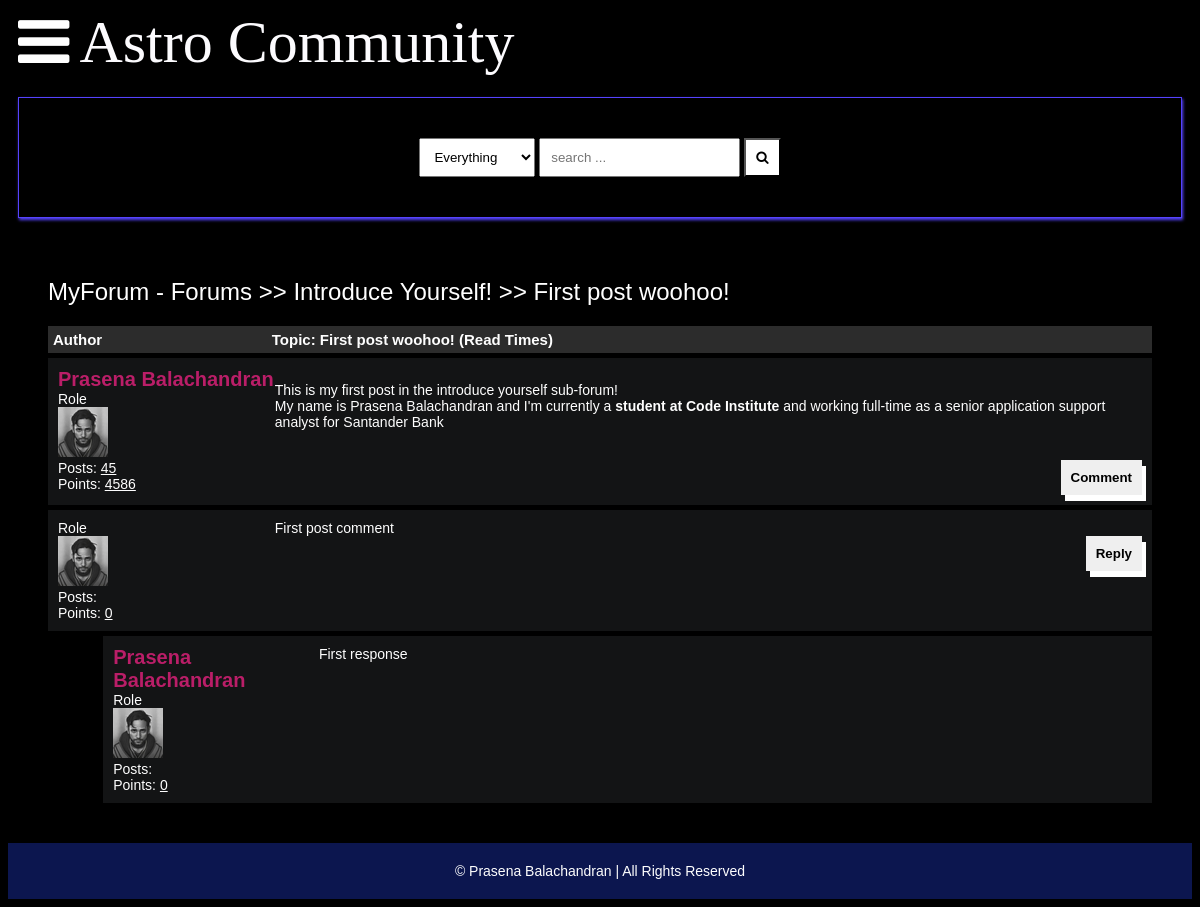
Page /detail/first-post-woohoo/ on the earlier database version.
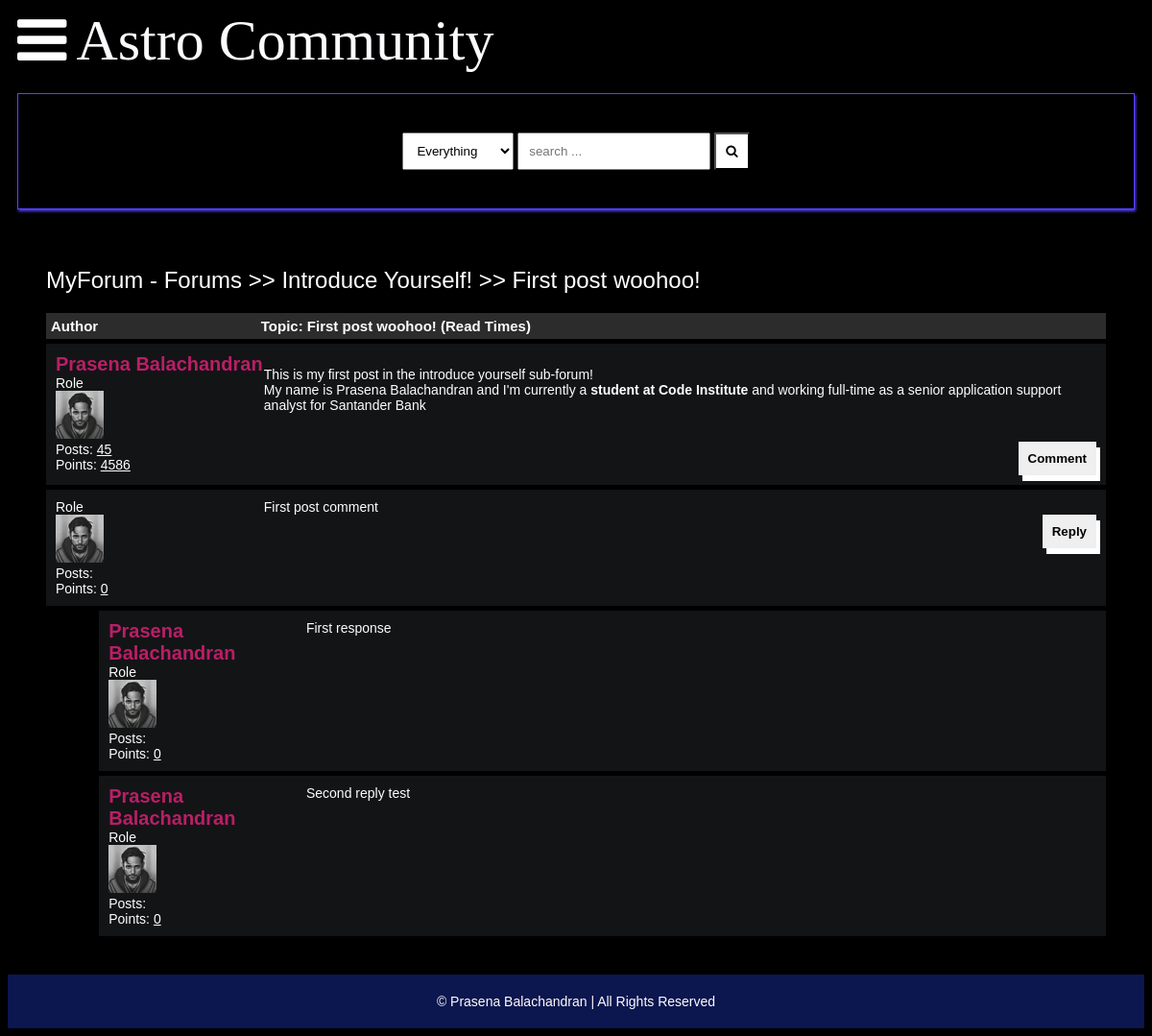
Same page on the later database version.
### main/models.py (models this page shows, shortened)
class Comment(models.Model):
    user = models.ForeignKey(Author, on_delete=models.CASCADE)
    content = models.TextField()
    date = models.DateTimeField(auto_now_add=True)
    replies = models.ManyToManyField(Reply, blank=True)

class Author(models.Model):
    user = models.ForeignKey(User, on_delete=models.CASCADE)
    fullname = models.CharField(max_length=40, blank=True)
    slug = slug = models.SlugField(max_length=400, unique=True, blank=True)
    bio = HTMLField()
    points = models.IntegerField(default=0)
    profile_pic = ResizedImageField(
        size=[50, 80],
        quality=100,
        upload_to="authors",
        default=None,
        null=True,
        blank=True
    )

class Reply(models.Model):
    user = models.ForeignKey(Author, on_delete=models.CASCADE)
    content = models.TextField()
    date = models.DateTimeField(auto_now_add=True)
    class Meta:
        verbose_name_plural = "replies"

### main/views.py (the view)
# urls.py: path("detail/<slug>/", detail, name="detail"),
def detail(request, slug):
    post = get_object_or_404(Post, slug=slug)
    context = {
        "post": post
    }
    update_views(request, post)
    return render(request, "detail.html", context)

### main/models.py (called while the page is built)
    def __str__(self):
        return self.title

    def get_url(self):
        return reverse("posts", kwargs={
            "slug": self.slug
        })

    def get_url(self):
        return reverse("detail", kwargs={
            "slug": self.slug
        })

### main/utils.py (called while the page is built)
def update_views(request, object):
    context = {}
    hit_count = get_hitcount_model().objects.get_for_object(object)
    hits = hit_count.hits
    hitcontext = context["hitcount"] = {"pk": hit_count.pk}
    hit_count_response = HitCountMixin.hit_count(request, hit_count)
    if hit_count_response.hit_counted:
        hits = hits+1
        hitcontext["hitcounted"] = hit_count_response.hit_counted
        hitcontext["hit_message"] = hit_count_response.hit_message
        hitcontext["total_hits"] = hits

### templates/detail.html (shortened to what this page needs)
{% extends 'base.html' %}
{% load hitcount_tags %}
{% block content %}
    <div class="container">
        <div class="navigate">
            <span><a href="">MyForum - Forums</a> >> <a href="{{post.categories.all.0.get_url}}">{{post.categories.all.0}}</a> >> <a href="{{post.get_url}}">{{post.title}}</a></span>
        </div>
        <div class="topic-container">
            <div class="head">
                <div class="authors">Author</div>
                <div class="content">Topic: {{post.title}} (Read {% get_hit_count for post %} Times)</div>
            </div>
            <div class="body">
                <div class="authors">
                    <div class="username"><a href="">{{post.user.fullname|title}}</a></div>
                    <div>Role</div>
                    <img src="{{post.user.profile_pic.url}}" alt="">
                    <div>Posts: <u>45</u></div>
                    <div>Points: <u>4586</u></div>
                </div>
                <div class="content">
                    {{post.content|safe}}
                    <br>
                    <div class="comment">
                        <button onclick="showComment()">Comment</button>
                    </div>
                </div>
            </div>
        </div>
        {% for comment in post.comments.all %}
        <div class="comments-container">
            <div class="body">
                <div class="authors">
                    <div>Role</div>
                    <img src="{{comment.user.profile_pic.url}}" alt="">
                    <div>Posts: <u>{{comment.user.num_posts}}</u></div>
                    <div>Points: <u>{{comment.user.points}}</u></div>
                </div>
                <div class="content">
                    {{comment.content}}
                    <br>
                    <div class="comment">
                        <button onclick="showReply()">Reply</button>
                    </div>
                </div>
            </div>
        </div>
        {% for reply in comment.replies.all %}
        <div class="comments-container" style="width: 95%; margin-left:5%;">
            <div class="body">
                <div class="authors">
                    <div class="username"><a href="">{{reply.user.fullname|title}}</a></div>
                    <div>Role</div>
                    <img src="{{reply.user.profile_pic.url}}" alt="">
                    <div>Posts: <u>{{reply.user.num_posts}}</u></div>
                    <div>Points: <u>{{reply.user.points}}</u></div>
                </div>
                <div class="content">
                    {{reply.content}}
                    <br>
                </div>
            </div>
        </div>
        {% endfor %}
        {% endfor %}
</div>
    {% endblock content %}

Differences in the rows shown:
added Reply: user.fullname "Prasena Balachandran", user.profile_pic (placeholder picture), user.points "0", content "Second reply test"
